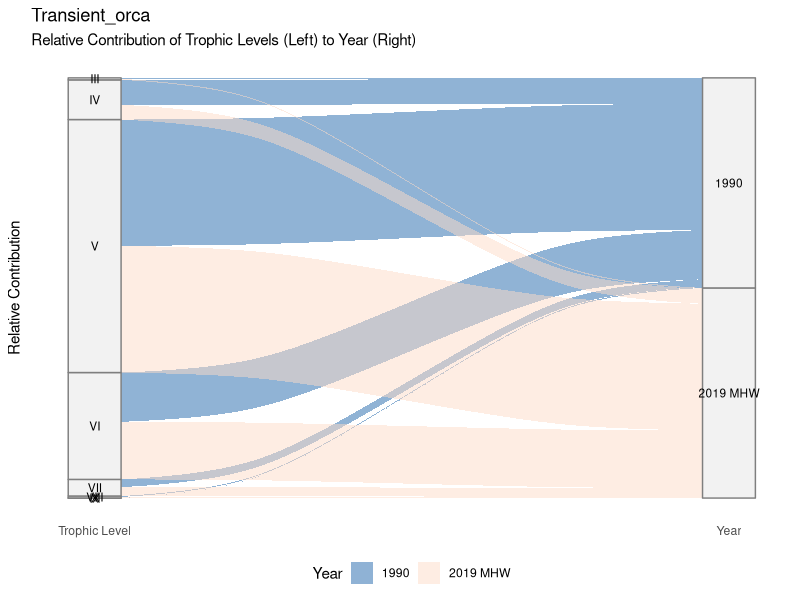
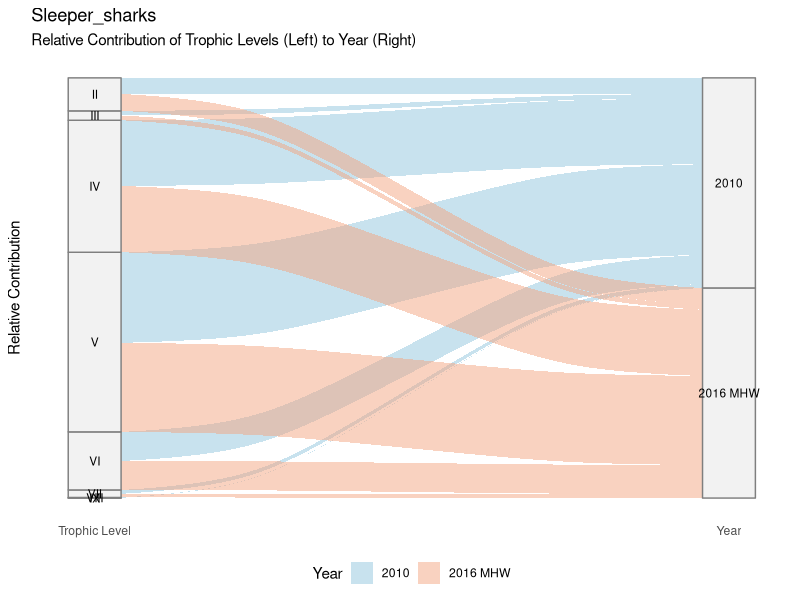
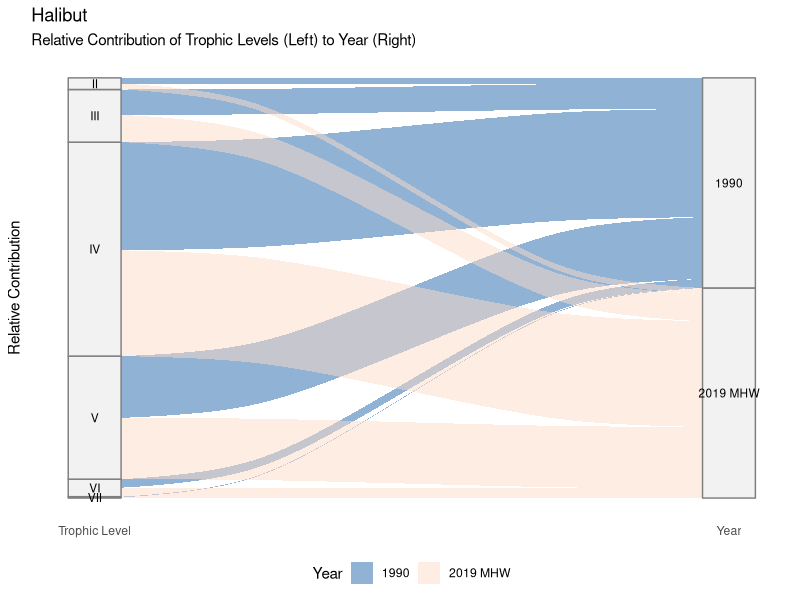
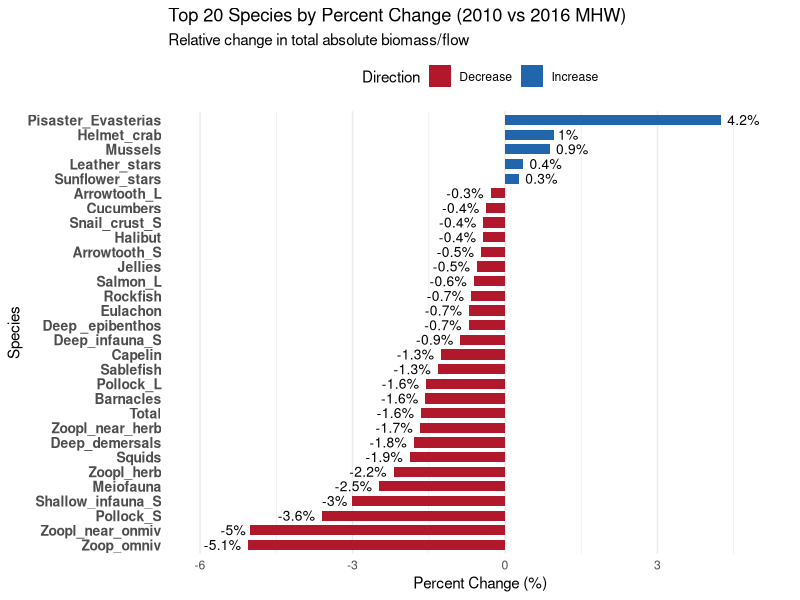

Generate these figures, in order, with R:
# Install packages if you haven't already
# install.packages(c("ggplot2", "ggalluvial", "dplyr", "readr"))

library(ggplot2)
library(ggalluvial)
library(dplyr)
library(readr)

# 1. Load the data
data <- read_csv("DATA/sankey_data_clean.csv")
data_abs <- read_csv("DATA/sankey_data_absolute.csv")


# 2. Define the plotting function
plot_species_sankey <- function(data, species_name, years_to_include = NULL) {
  
  # --- Data Filtering & Prep ---
  
  # Filter for the specific species
  species_data <- data %>%
    filter(Species == species_name)
  
  # Filter specific years if requested
  if (!is.null(years_to_include)) {
    species_data <- species_data %>% filter(Year %in% years_to_include)
  }
  
  # 1. Enforce Chronological Order for Years
  year_order <- c("1990", "1997 MHW", "2000", "2005 MHW", "2010", "2016 MHW", "2019 MHW")
  # Only use years that actually exist in the filtered data
  existing_years <- year_order[year_order %in% unique(species_data$Year)]
  species_data$Year <- factor(species_data$Year, levels = existing_years)
  
  # 2. Enforce Numerical Order for Trophic Levels (Roman Numerals)
  tl_order <- c("II", "III", "IV", "V", "VI", "VII", "VIII", "IX", "X")
  species_data$Trophic_Level <- factor(species_data$Trophic_Level, levels = tl_order)
  
  # --- Color Definition (Warm vs Cold) ---
  custom_colors <- c(
    "1990" = "#2166ac",      # Cold (Blue)
    "2000" = "#4393c3",      # Cold (Blue)
    "2010" = "#92c5de",      # Cold (Blue)
    "1997 MHW" = "#b2182b",  # Warm (Red)
    "2005 MHW" = "#d6604d",  # Warm (Orange)
    "2016 MHW" = "#f4a582",  # Warm (Salmon)
    "2019 MHW" = "#fddbc7"   # Warm (Peach)
  )
  
  # --- Plotting ---
  
  # We switch from aes(x=Year) to aes(axis1, axis2) to get the Left-to-Right flow
  ggplot(species_data,
         aes(y = Value, 
             axis1 = Trophic_Level,  # LEFT Axis
             axis2 = Year)) +        # RIGHT Axis
    
    # 1. The Flows (Colored by Year)
    geom_alluvium(aes(fill = Year), width = 1/12) +
    
    # 2. The Vertical Bars (Strata)
    geom_stratum(width = 1/12, fill = "grey95", color = "grey50") +
    
    # 3. Text Labels (Trophic Levels and Years)
    geom_text(stat = "stratum", aes(label = after_stat(stratum)), size = 3) +
    
    # 4. Settings
    scale_x_discrete(limits = c("Trophic Level", "Year"), expand = c(.05, .05)) +
    scale_fill_manual(values = custom_colors) +
    theme_minimal() +
    labs(
      title = paste(species_name),
      subtitle = "Relative Contribution of Trophic Levels (Left) to Year (Right)",
      y = "Relative Contribution"
    ) +
    theme(
      legend.position = "bottom",
      axis.title.x = element_blank(),
      axis.text.y = element_blank(),
      axis.ticks = element_blank(),
      panel.grid = element_blank()
    )
}

# ==========================================
# 3. Usage Examples
# ==========================================

# Example A: Plot a single species (All Years)
p1 <- plot_species_sankey(data_abs, "Transient_orca", years_to_include = c("1990", "2019 MHW"))
print(p1)

plot_species_sankey(data_abs, "Sleeper_sharks", years_to_include = c("2010", "2016 MHW"))

# Example B: Plot a single species (Specific Years Only)
# Comparing 1990 to 2019
p2 <- plot_species_sankey(data, "Halibut", years_to_include = c("1990", "2019 MHW"))
print(p2)

# Example C: Generate ALL plots and save to one PDF
save_all_species_to_pdf <- function(data, filename="Sankey_Plots.pdf", years=NULL) {
  
  pdf(filename, width = 10, height = 7)
  
  # Get list of all species
  all_species <- sort(unique(data$Species))
  
  for (sp in all_species) {
    # Check if data exists for this species in the requested years
    # (Prevents errors if a species is missing from specific years)
    tryCatch({
      print(paste("Generating:", sp))
      p <- plot_species_sankey(data, sp, years_to_include = years)
      print(p) # Print to PDF
    }, error = function(e) {
      print(paste("Skipping", sp, "due to missing data or error."))
    })
  }
  
  dev.off()
  print(paste("Done! Saved to", filename))
}

# Run the bulk save:
# save_all_species_to_pdf(data, "My_Sankey_Plots.pdf")
#------------------------------------------------------------------------------#
#------------------------------------------------------------------------------#

# Install packages if missing
# install.packages(c("tidyverse", "scales"))

library(tidyverse)
library(scales)

# 1. Load the Absolute Data
# Make sure "sankey_data_absolute.csv" is in your working directory
data <- read_csv("DATA/sankey_data_absolute.csv")

# 2. Filter and Calculate Totals
# We sum across all Trophic Levels to get the total biomass/flow per species per year
pct_change_data <- data %>%
  filter(Year %in% c("2010", "2016 MHW")) %>%
  group_by(Species, Year) %>%
  summarise(Total_Value = sum(Value, na.rm = TRUE), .groups = "drop") %>%
  pivot_wider(names_from = Year, values_from = Total_Value, values_fill = 0) %>%
  
  # 3. Calculate Percent Change
  # Formula: (New - Old) / Old * 100
  mutate(
    Diff = `2016 MHW` - `2010`,
    Pct_Change = (Diff / `2010`) * 100
  ) %>%
  
  # Remove species with 0 value in year 2000 (div by zero) or negligible change
  filter(`2010` > 0.001) %>%
  filter(!is.na(Pct_Change)) %>%
  
  # 4. Sort and Filter for Top Changes
  # Let's keep the Top 20 species with the biggest absolute percent change
  mutate(Abs_Change = abs(Pct_Change)) %>%
  arrange(desc(Abs_Change)) %>%
  head(30) %>%
  
  # Create a category for coloring (Increase vs Decrease)
  mutate(
    Type = ifelse(Pct_Change > 0, "Increase", "Decrease"),
    Species = fct_reorder(Species, Pct_Change) # Order factor for plotting
  )

# 5. Plot the Diverging Bar Chart
ggplot(pct_change_data, aes(x = Species, y = Pct_Change, fill = Type)) +
  geom_col(width = 0.7) +
  geom_text(aes(label = paste0(round(Pct_Change, 1), "%")), 
            hjust = ifelse(pct_change_data$Pct_Change > 0, -0.2, 1.2), 
            size = 3.5) +
  coord_flip() + # Flip to horizontal bars
  scale_fill_manual(values = c("Decrease" = "#b2182b", "Increase" = "#2166ac")) +
  expand_limits(y = c(min(pct_change_data$Pct_Change)*1.2, max(pct_change_data$Pct_Change)*1.2)) +
  labs(
    title = "Top 20 Species by Percent Change (2010 vs 2016 MHW)",
    subtitle = "Relative change in total absolute biomass/flow",
    y = "Percent Change (%)",
    x = "Species",
    fill = "Direction"
  ) +
  theme_minimal() +
  theme(
    legend.position = "top",
    axis.text.y = element_text(size = 10, face = "bold"),
    panel.grid.major.y = element_blank() # Clean up horizontal grid lines
  )
